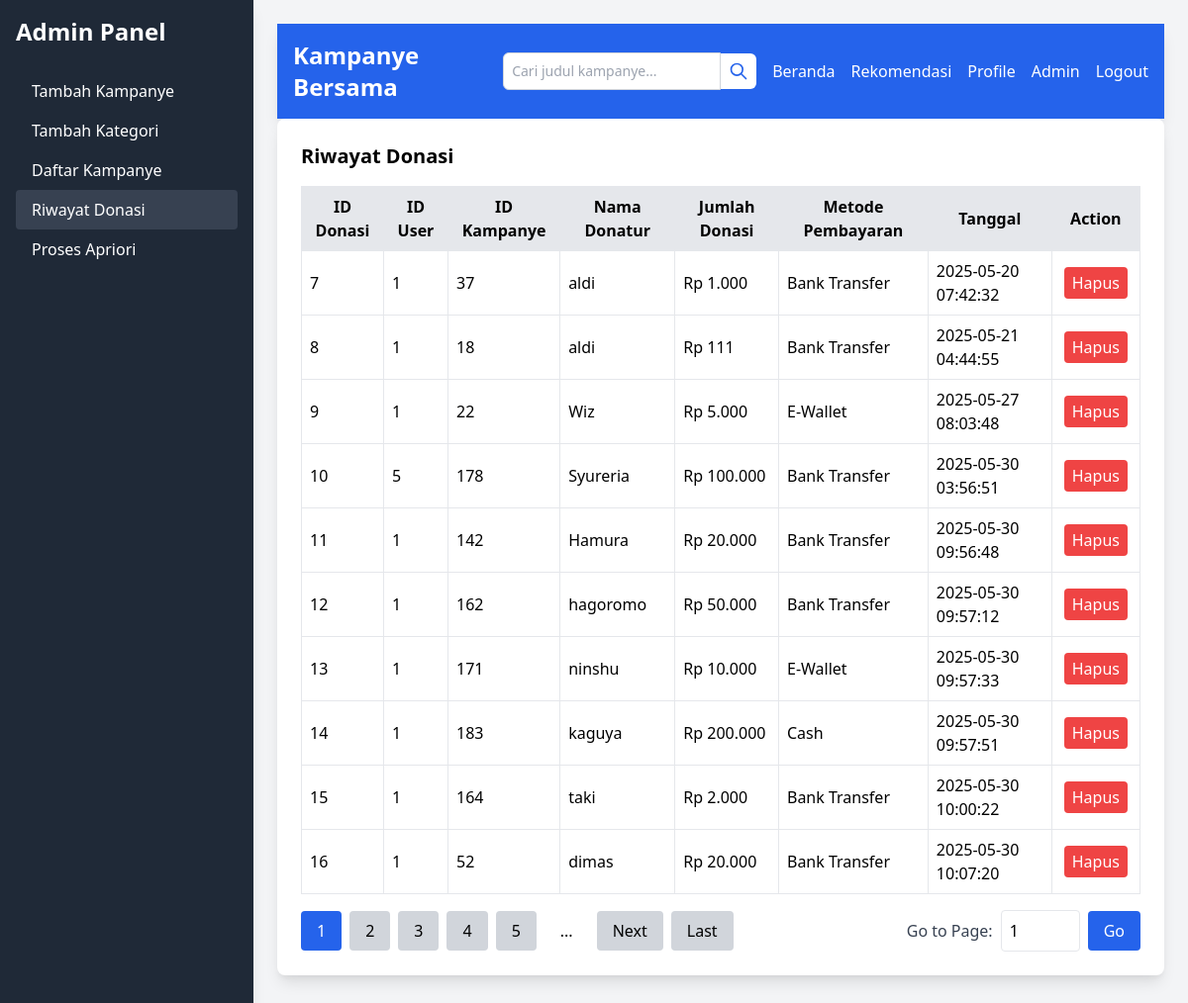
The page /admin.php?section=donasi (signed in) on the database its author committed.
### tables this page shows
CREATE TABLE `donations` (
  `id` int(11) NOT NULL,
  `user_id` int(11) NOT NULL,
  `campaign_id` int(11) NOT NULL,
  `name` varchar(100) NOT NULL,
  `amount` decimal(10,2) NOT NULL,
  `payment_method` varchar(50) NOT NULL,
  `created_at` timestamp NOT NULL DEFAULT current_timestamp()
);

### admin.php (the view, shortened to what this page needs)
<?php
$conn = new mysqli('localhost', 'root', '', 'campaign_recommendation');
$section = isset($_GET['section']) ? $_GET['section'] : 'kelola';
$min_support = isset($_SESSION['min_support']) ? $_SESSION['min_support'] : 0.2;
$min_confidence = isset($_SESSION['min_confidence']) ? $_SESSION['min_confidence'] : 0.5;
$total_pages = 1;
$page = 1;
$donations = [];
if ($section == 'donasi') {
    $page = isset($_GET['page']) ? max(1, (int)$_GET['page']) : 1;
    $per_page = 10;
    $total_donations = $conn->query("SELECT COUNT(*) as count FROM donations")->fetch_assoc()['count'];
    $total_pages = ceil($total_donations / $per_page);
    $offset = ($page - 1) * $per_page;
    $stmt = $conn->prepare("SELECT id, user_id, campaign_id, name, amount, payment_method, created_at FROM donations LIMIT ?, ?");
    $stmt->bind_param("ii", $offset, $per_page);
    $stmt->execute();
    $result = $stmt->get_result();
    while ($row = $result->fetch_assoc()) {
        $donations[] = $row;
    }
}
?>
<!DOCTYPE html>
<html lang="id">
<head>
    <link href="https://cdn.jsdelivr.net/npm/tailwindcss@2.2.19/dist/tailwind.min.css" rel="stylesheet">
</head>
<body class="flex h-screen bg-gray-100">
    <div class="sidebar w-64 bg-gray-800 text-white p-4 fixed h-full shadow-lg z-20" id="sidebar">
        <h2 class="text-2xl font-bold mb-6">Admin Panel</h2>
        <nav>
            <a href="?section=tambah-manual" class="block py-2 px-4 rounded <?php echo $section == 'tambah-manual' ? 'bg-gray-700' : 'hover:bg-gray-700'; ?>">Tambah Kampanye</a>
            <a href="?section=tambah-kategori" class="block py-2 px-4 rounded <?php echo $section == 'tambah-kategori' ? 'bg-gray-700' : 'hover:bg-gray-700'; ?>">Tambah Kategori</a>
            <a href="?section=daftar" class="block py-2 px-4 rounded <?php echo $section == 'daftar' ? 'bg-gray-700' : 'hover:bg-gray-700'; ?>">Daftar Kampanye</a>
            <a href="?section=donasi" class="block py-2 px-4 rounded <?php echo $section == 'donasi' ? 'bg-gray-700' : 'hover:bg-gray-700'; ?>">Riwayat Donasi</a>
            <a href="?section=apriori" class="block py-2 px-4 rounded <?php echo $section == 'apriori' ? 'bg-gray-700' : 'hover:bg-gray-700'; ?>">Proses Apriori</a>
        </nav>
    </div>
    <div class="flex-1 ml-0 md:ml-64 p-6 overflow-auto" id="main-content">
        <?php require 'templatess/header.php'; ?>
        <div class="container mx-auto">
            <?php if ($section == 'kelola'): ?>
                <div class="bg-white p-6 rounded-lg shadow-lg mb-6">
                    <h3 class="text-xl font-semibold mb-4">Pengaturan Apriori</h3>
                    <form method="POST">
                        <div class="mb-4">
                            <label class="block text-gray-700">Minimum Support (0-1)</label>
                            <input type="number" name="min_support" step="0.01" min="0" max="1" value="<?php echo htmlspecialchars($min_support); ?>" class="w-full p-2 border rounded" required>
                        </div>
                        <div class="mb-4">
                            <label class="block text-gray-700">Minimum Confidence (0-1)</label>
                            <input type="number" name="min_confidence" step="0.01" min="0" max="1" value="<?php echo htmlspecialchars($min_confidence); ?>" class="w-full p-2 border rounded" required>
                        </div>
                        <button type="submit" name="set_apriori" class="bg-blue-600 text-white px-4 py-2 rounded hover:bg-blue-700">Simpan Pengaturan</button>
                    </form>
                </div>
            <?php elseif ($section == 'donasi'): ?>
                <div class="bg-white p-6 rounded-lg shadow-lg mb-6">
                    <h3 class="text-xl font-semibold mb-4">Riwayat Donasi</h3>
                    <?php if (!empty($donations)): ?>
                        <table class="w-full border">
                            <thead>
                                <tr class="bg-gray-200">
                                    <th class="border p-2">ID Donasi</th>
                                    <th class="border p-2">ID User</th>
                                    <th class="border p-2">ID Kampanye</th>
                                    <th class="border p-2">Nama Donatur</th>
                                    <th class="border p-2">Jumlah Donasi</th>
                                    <th class="border p-2">Metode Pembayaran</th>
                                    <th class="border p-2">Tanggal</th>
                                    <th class="border p-2">Action</th>
                                </tr>
                            </thead>
                            <tbody>
                                <?php foreach ($donations as $donation): ?>
                                    <tr>
                                        <td class="border p-2"><?php echo htmlspecialchars($donation['id']); ?></td>
                                        <td class="border p-2"><?php echo htmlspecialchars($donation['user_id']); ?></td>
                                        <td class="border p-2"><?php echo htmlspecialchars($donation['campaign_id']); ?></td>
                                        <td class="border p-2"><?php echo htmlspecialchars($donation['name']); ?></td>
                                        <td class="border p-2"><?php echo "Rp " . number_format($donation['amount'], 0, ',', '.'); ?></td>
                                        <td class="border p-2"><?php echo htmlspecialchars($donation['payment_method']); ?></td>
                                        <td class="border p-2"><?php echo htmlspecialchars($donation['created_at']); ?></td>
                                        <td class="border p-2">
                                            <a href="?section=donasi&delete_donation=<?php echo htmlspecialchars($donation['id']); ?>&page=<?php echo $page; ?>" class="inline-block my-1 mx-1 bg-red-500 text-white px-2 py-1 rounded hover:bg-red-600" onclick="return confirm('Apakah Anda yakin ingin menghapus donasi ini?')">Hapus</a>
                                        </td>
                                    </tr>
                                <?php endforeach; ?>
                            </tbody>
                        </table>
<div class="mt-4 flex justify-between items-center">
    <div class="flex space-x-2">
        <?php
        $max_pages_to_show = 5;
        $start_page = max(1, $page - floor($max_pages_to_show / 2));
        $end_page = min($total_pages, $start_page + $max_pages_to_show - 1);
        $start_page = max(1, $end_page - $max_pages_to_show + 1);
        ?>
        <?php if ($total_pages > 1): ?>
            <?php for ($i = $start_page; $i <= $end_page; $i++): ?>
                <a href="?section=donasi&page=<?php echo $i; ?>" class="px-4 py-2 <?php echo $i == $page ? 'bg-blue-600 text-white' : 'bg-gray-300'; ?> rounded hover:bg-gray-400"><?php echo $i; ?></a>
            <?php endfor; ?>
            <?php if ($end_page < $total_pages): ?>
                <span class="px-4 py-2">...</span>
            <?php endif; ?>
            <?php if ($page < $total_pages): ?>
                <a href="?section=donasi&page=<?php echo $page + 1; ?>" class="px-4 py-2 bg-gray-300 rounded hover:bg-gray-400">Next</a>
                <a href="?section=donasi&page=<?php echo $total_pages; ?>" class="px-4 py-2 bg-gray-300 rounded hover:bg-gray-400">Last</a>
            <?php endif; ?>
        <?php endif; ?>
    </div>
    <div class="flex items-center space-x-2">
        <label for="go-to-page" class="text-gray-700">Go to Page:</label>
        <input type="number" id="go-to-page" min="1" max="<?php echo $total_pages; ?>" value="<?php echo $page; ?>" class="w-20 p-2 border rounded">
        <button id="go-to-page-btn" class="bg-blue-600 text-white px-4 py-2 rounded hover:bg-blue-700">Go</button>
    </div>
</div>
                    <?php else: ?>
                        <p>Tidak ada riwayat donasi ditemukan.</p>
                    <?php endif; ?>
                </div>
            <?php endif; ?>
        </div>
    </div>
    <?php
    require 'templatess/footer.php';
    ?>
</body>
</html>

### admin.php (style rules this page uses)
.sidebar { transition: transform 0.3s ease-in-out; }

### rows shown on the page
donations: id "7", user "1", campaign "37", name "aldi", amount "1.000", payment_method "Bank Transfer", created_at "2025-05-20 07:42:32"
donations: id "8", user "1", campaign "18", name "aldi", amount "111", payment_method "Bank Transfer", created_at "2025-05-21 04:44:55"
donations: id "9", user "1", campaign "22", name "Wiz", amount "5.000", payment_method "E-Wallet", created_at "2025-05-27 08:03:48"
donations: id "10", user "5", campaign "178", name "Syureria", amount "100.000", payment_method "Bank Transfer", created_at "2025-05-30 03:56:51"
donations: id "11", user "1", campaign "142", name "Hamura", amount "20.000", payment_method "Bank Transfer", created_at "2025-05-30 09:56:48"
donations: id "12", user "1", campaign "162", name "hagoromo", amount "50.000", payment_method "Bank Transfer", created_at "2025-05-30 09:57:12"
donations: id "13", user "1", campaign "171", name "ninshu", amount "10.000", payment_method "E-Wallet", created_at "2025-05-30 09:57:33"
donations: id "14", user "1", campaign "183", name "kaguya", amount "200.000", payment_method "Cash", created_at "2025-05-30 09:57:51"
donations: id "15", user "1", campaign "164", name "taki", amount "2.000", payment_method "Bank Transfer", created_at "2025-05-30 10:00:22"
donations: id "16", user "1", campaign "52", name "dimas", amount "20.000", payment_method "Bank Transfer", created_at "2025-05-30 10:07:20"
